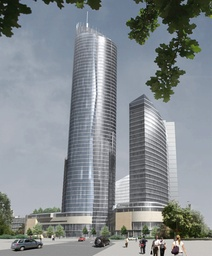
#> input picture 1.jpg, 212 x 256 px, shrunk from 496 x 600 before the run
$ python main.py 1.jpg 0 30 30
#> lines starting #> are read from the running program, lines starting #| are printed output that depends on the picture
### dual_gradient.py
# -*- coding: utf-8 -*-
'''
Première étape : Détermination de la carte d'énergie de l'image (gradient)


A ce stade, on dispose de :
    - une image à traiter

Après avoir essayé différents gradients (Prewitt et Sobel), nous avons
décidé d'utiliser un dual gradient.
Ce fichier permet de déterminer et afficher (pour l'instant) le gradient
de l'image donnée
'''

from PIL import Image
import math
def gradient(im):
    '''
    Affiche (pour l'instant) le dual gradient de l'image passée en paramètre.
    Cette fonction utilise les fonctions décrites dans le lien suivant :
    https://www.datasciencecentral.com/profiles/blogs/seam-carving-using-dynamic-programming-to-implement-context-aware

    '''
    im1 = im.load()
    im2 = Image.new('L', (im.size[0], im.size[1]))
    im3 = im2.load()
    for x in range(im.size[0]):
        for y in range(im.size[1]):
            xpl = (x-1)%im.size[0]
            xpr = (x+1)%im.size[0]
            ypu = (y-1)%im.size[1]
            ypd = (y+1)%im.size[1]
            drx = im1[xpl, y][0] - im1[xpr, y][0]
            dgx = im1[xpl, y][1] - im1[xpr, y][1]
            dbx = im1[xpl, y][2] - im1[xpr, y][2]
            dry = im1[x, ypu][0] - im1[x, ypd][0]
            dgy = im1[x, ypu][1] - im1[x, ypd][1]
            dby = im1[x, ypu][2] - im1[x, ypd][2]
            G = round(math.sqrt(drx**2+dgx**2+dbx**2+dry**2+dgy**2+dby**2))
            im3[x,y] = (G,)
    return im2
    #im2.show()

# [8 lines left out: function main, not called in this run]
# [2 lines that do not run on import are left out]

### seam_carving.py
# -*- coding: utf-8 -*-
from PIL import Image
import seam
import seam_treatment
import agrandir

def horizontal_carving(im, img):
    cm = seam.calculate_cost_matrix(img)
    sm = seam.detect_seam(cm)
    #for elm in sm: #pour chaque element du seam (de la forme (x,y))
        #   im.load()[elm[0],elm[1]]= 255, 0, 0
    #im.show()
    im = seam_treatment.remove_seam(im,sm)
    img = seam_treatment.remove_seam(img,sm)
    return (im, img)

def vertical_carving(im,img):
    im = im.rotate(-90, expand=True)
    img = img.rotate(-90, expand=True)
    im, img = horizontal_carving(im,img)
    im = im.rotate(90, expand=True)
    img = img.rotate(90, expand=True)
    return (im, img)

# [17 lines left out: functions add_horizontal_carving, add_vertical_carving, not called in this run]

# [2 lines that do not run on import are left out]

### seam.py
# -*- coding: utf-8 -*-
'''
Deuxième étape : Détermination de la seam optimale


A ce stade, on dispose de :
    - une image à traiter
    - (Anthony) sa carte d'énergie

Ce fichier permet de calculer le cout des differents seams au sein d'une matrice
calculée à l'aide de la fonction calculate_cost_matrix() qui prend en parametre une image au mode L

la fonction detect_seam() prend en parametre une matrice de cout calculée precedement et retourne le liste de tuples
La fonction calcule le chemin le plus optimal au sein de la matrice de cout et retourne une liste de tuple contenant
les x et y du pixel à supprimer
'''

from PIL import Image
import numpy as np

def calculate_cost_matrix(image_grad):
    '''
    Cette fonction calcule une matrice de coût d'une image à partir de son
    gradient, et la retourne
    '''
    im = image_grad
    cost_matrix = [[0 for i in range(im.size[0])] for j in range(im.size[1])]
    pix = im.load() # on cahrge l'image

    # Calcul de la matrice des couts
    for y in range(0,im.size[1]):
        if y>0:
            lastline = cost_matrix[y-1]
        #on crée un nouveau tableau pour chaque ligne du tableau
        for x in range(0, im.size[0]):

            if y>0:
                if x>0 and x<im.size[0]-1:
                    # cas où on est au milieu
                    # le cout du pixel est la somme la valeur du pixel avec le minimum du cout du pixel en haut et celui en haut à droite et celui en haut à gauche
                    cost = pix[x,y] + min(lastline[x-1],lastline[x], lastline[x+1])


                elif x <= 0:
                    # cas où on est à gauche de l'image

                    # le cout du pixel est la somme la valeur du pixel avec le minimum du cout du pixel en haut et celui en haut à droite
                    cost = pix[x,y] + min(lastline[x] ,lastline[x+1])


                elif x >= im.size[0]-1:
                    # cas où on est vers la droite
                    # le cout du pixel est la somme la valeur du pixel avec le minimum du cout du pixel en haut et celui en haut à gauche
                    cost = pix[x,y] + min(lastline[x-1],lastline[x])


            else:
                cost = pix[x,y]


            # on rajoute à la ligne le cout du pixel
            cost_matrix[y][x] = cost

        # on rajoute à la matrice de couts la lgne deds couts

    return cost_matrix

def detect_seam(cost_matrix):
    '''
    Cette fonction détermine la seam optimale, qui sera enlevée, à partir
    de la matrice de coût de l'image
    '''
    seam = []
    y = len(cost_matrix)-1

    # pour la ligne tout en bas de l'image
    # On cherche la valeur minimum sur toute cette ligne
    x = int(np.argmin(cost_matrix[y]))
    # On rajoute au seam le tuple du pixel à supprimer sur la ligne du bas
    seam += [(x,y)]

    # Pour toutes les autres lignes que celle du bas on va remonter
    for y in range(len(cost_matrix)-2, -1,-1):

        if x-1 < 0:
            # cas où on est à gauche de l'image
            x = int(np.argmin(cost_matrix[y][x:x+2]))+x


        elif x+1 >= len(cost_matrix[0]):
            #cas ou on est à droite
            x = int(np.argmin(cost_matrix[y][x-1:x+1]))+x-1


        else:
            # cas où on est au milieu
            x = int(np.argmin(cost_matrix[y][x-1:x+2]))+x-1

        #  une fois ce minimum au niveau des couts calculé, on ajoute cela au seam
        seam += [(x,y)]
    # une fois toutes les lignes traitées on peut retourner la liste de tuples contenant les poins à supprimer
    return seam


# [9 lines left out: function main, not called in this run]


# [2 lines that do not run on import are left out]

### seam_treatment.py
# -*- coding: utf-8 -*-
'''
Troisième étape : Destruction de la seam déterminée et décalage de l'image


A ce stade, on dispose de :
    - une image à traiter
    - (Anthony) sa carte d'énergie
    - (Antoine) une fonction calculate_cost_matrix qui détermine une matrice des coûts de l'image
    - (Antoine) une fonction detect_seam utilisant la matrice de coûts, et qui retourne la seam verticale
        à enlever sous forme de tuple de coordonnées

Ce fichier permet de supprimer la seam calculée en deux étapes :
    - Destruction de la seam en décalant les pixels par dessus
    - Redimensionnement de l'image
'''

from PIL import Image

def remove_seam(im,seam):
    '''
    Cette fonction décale tous les pixels à droite du seam par dessus, la
    redimensionne et la retourne
    '''
    image = im.load()
    for elm in seam: #pour chaque element du seam (de la forme (x,y))
        for x in range (elm[0],im.size[0]-1): #pour chaque x
            image[x,elm[1]] = image[x+1,elm[1]]
    #final =  resize(im,(im.size[0]-1,im.size[1]))
    box = (0,0,im.size[0]-1,im.size[1])
    im2 = im.crop(box)
    return  im2 #l'image modifiée est retournée

### main.py
# -*- coding: utf-8 -*-
from PIL import Image
import sys
import dual_gradient
import seam_carving

def main():
    '''
    Fonction principale


    exemple : python main.py "1.jpg" 0 30 30

    Paramètres :
        - Chemin d'accès à l'image                  (string)

        - Choix
                Rapetissement :                     0
                Agrandissement :                    1
                Elargissement :                     2

        - Nombre de seam carving horizontaux (k)    (int)

        - Nombre seam carving verticaux (kp)        (int)


    Cette fonction récupère l'image grâce au chemin passé en
    paramètre, calcul de son gradient et applique un seam carving horizontal k fois
    et un seam carving vertical kp fois (avec k et kp passés en paramètre) en
    plusieurs étapes :
        - Calcul d'une matrice de coût de l'image à partir de son gradient
        - Detection de la seam optimale à partir de la pmatrice de coût
        - Suppression de la seam déterminée
    en affichant l'image à chaque fin de boucle pour suivre l'évolution
    '''


    chemin = str(sys.argv[1])
    choix = int(sys.argv[2])
    k = int(sys.argv[3])
    kp = int(sys.argv[4])
    if(choix>2 or choix<0):
        print("Votre deuxième argument est invalide : ")
        print("     0 : Rapetissement")
        print("     1 : Agrandissement")
        print("     2 : Elargissement")
        quit()
    if(k < 0):
        print("Votre troisième argument est invalide : argument négatif")
        quit()
    if(kp < 0):
        print("Votre quatrième argument est invalide : argument négatif")
        quit()

    im = Image.open(chemin)
#> im is the input picture: PIL image 212x256 RGB; mean R, G, B 133, 139.3, 143.3

    if(k > im.size[1] and choix != 1):
        print("Votre troisième argument est invalide : dépassement de la taille de l'image")
        quit()
    if(kp > im.size[0] and choix != 1):
        print("Votre quatrième argument est invalide : dépassement de la taille de l'image")
        quit()

    #image = im.load()
    img = dual_gradient.gradient(im)
#> in gradient, `im2 = Image.new('L', (im.size[0], im.size[1]))`: im2: PIL image 212x256 L; every value is 0
    #print("grad fini")
    if(choix == 0):                          # Rapetissement
        compteur = k
        while compteur>0:
            im, img = seam_carving.vertical_carving(im,img)
            im.save("gif/h"+str(k-compteur)+".bmp")
            compteur-=1
#> this loop made 30 passes
#> pass 1, in vertical_carving, `img = img.rotate(-90, expand=True)`:
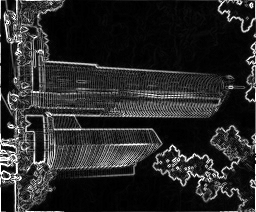
#> img: PIL image 256x212 L; min 0, max 255, mean 40.2
#> pass 1, in remove_seam (call 2), `im2 = im.crop(box)`:
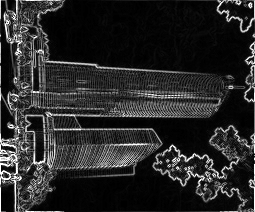
#> im2: PIL image 255x212 L; min 0, max 255, mean 40.4
#> after the loop:
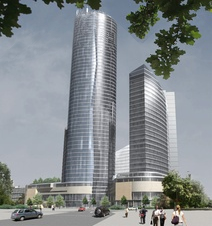
#> im: PIL image 212x226 RGB; mean R, G, B 134.2, 139.9, 142.9
#> after the loop:
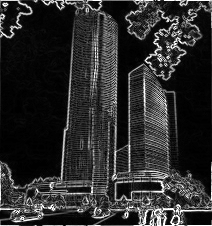
#> img: PIL image 212x226 L; min 0, max 255, mean 44.2
#> after the loop, compteur = 0
        compteur = kp
        while compteur>0:
            im, img = seam_carving.horizontal_carving(im,img)
            im.save("gif/v"+str(kp-compteur)+".bmp")
            compteur-=1
#> this loop made 30 passes
#> pass 1, in remove_seam (call 62), `im2 = im.crop(box)`:
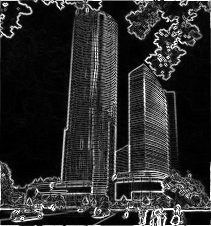
#> im2: PIL image 211x226 L; min 0, max 255, mean 44.4
#> after the loop:
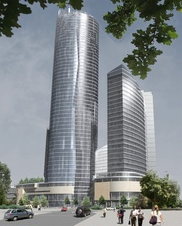
#> im: PIL image 182x226 RGB; mean R, G, B 131.6, 137, 139.3
#> after the loop:
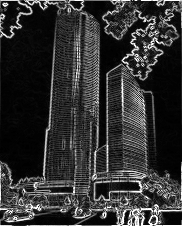
#> img: PIL image 182x226 L; min 0, max 255, mean 49.7
#> after the loop, compteur = 0
        im.save("result.bmp")
    elif(choix == 1):                       # Agrandissement
        compteur = k
        while compteur>0:
            im, img = seam_carving.add_horizontal_carving(im,img)
            compteur-=1
        compteur = kp
        while compteur>0:
            im, img = seam_carving.add_vertical_carving(im,img)
            compteur-=1
        im.save("result.bmp")
    else:                       # Elargissement

        # On rapetissit d'abord
        compteur = k
        while compteur>0:
            im, img = seam_carving.vertical_carving(im,img)
            #im.save("gif/1h"+str(k-compteur)+".bmp")
            compteur-=1
        compteur = kp
        while compteur>0:
            im, img = seam_carving.horizontal_carving(im,img)
            #im.save("gif/1v"+str(kp-compteur)+".bmp")
            compteur-=1

        #Et ensuite on agrandit
        compteur = k
        while compteur>0:
            im, img = seam_carving.add_horizontal_carving(im,img)
            #im.save("gif/2h"+str(kp-compteur)+".bmp")
            compteur-=1
        compteur = kp
        while compteur>0:
            im, img = seam_carving.add_vertical_carving(im,img)
            #im.save("gif/2v"+str(kp-compteur)+".bmp")
            compteur-=1
        im.save("result.bmp")


if __name__ == "__main__":
    main()
